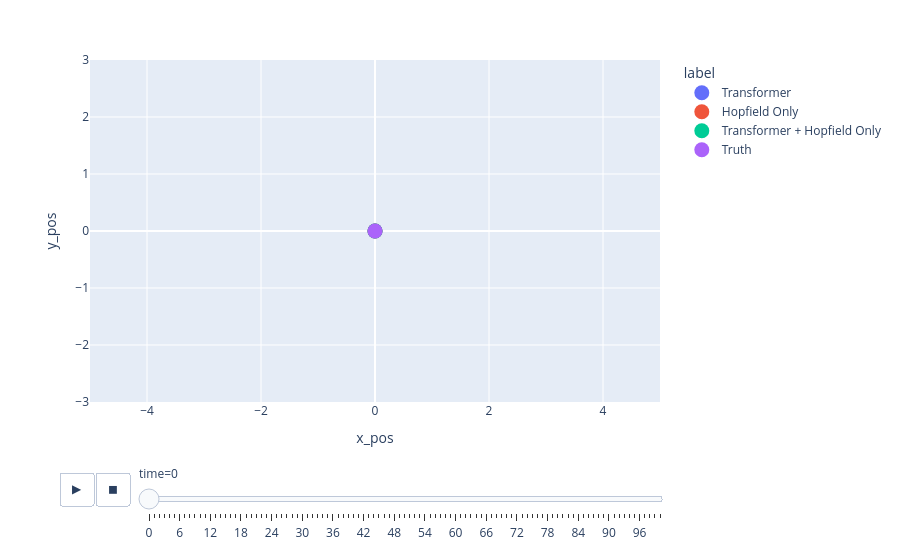

The notebook cell this image was saved under:
### Code cell
out_pd = pd.DataFrame(out_tf)

fig = px.scatter(final_pd, x = "x_pos", y = "y_pos", animation_frame="time", color="label")
fig.update_traces(marker=dict(size=15))  
fig.update_xaxes(range=[-5, 5], constrain='domain')
fig.update_yaxes(range=[-3, 3], scaleanchor='x', scaleratio=1)

### Figure 1 — Plotly figure (JSON) as saved in the notebook; plotly's stock layout.template omitted (floating-point values rounded to 4 significant figures)
{"data": [{"hovertemplate": "label=Transformer<br>time=0<br>x_pos=%{x}<br>y_pos=%{y}<extra></extra>", "legendgroup": "Transformer", "marker": {"color": "#636efa", "size": 15, "symbol": "circle"}, "mode": "markers", "name": "Transformer", "orientation": "v", "showlegend": true, "type": "scatter", "x": [0.0], "xaxis": "x", "y": [0.0], "yaxis": "y"}, {"hovertemplate": "label=Hopfield Only<br>time=0<br>x_pos=%{x}<br>y_pos=%{y}<extra></extra>", "legendgroup": "Hopfield Only", "marker": {"color": "#EF553B", "size": 15, "symbol": "circle"}, "mode": "markers", "name": "Hopfield Only", "orientation": "v", "showlegend": true, "type": "scatter", "x": [0.0], "xaxis": "x", "y": [0.0], "yaxis": "y"}, {"hovertemplate": "label=Transformer + Hopfield Only<br>time=0<br>x_pos=%{x}<br>y_pos=%{y}<extra></extra>", "legendgroup": "Transformer + Hopfield Only", "marker": {"color": "#00cc96", "size": 15, "symbol": "circle"}, "mode": "markers", "name": "Transformer + Hopfield Only", "orientation": "v", "showlegend": true, "type": "scatter", "x": [0.0], "xaxis": "x", "y": [0.0], "yaxis": "y"}, {"hovertemplate": "label=Truth<br>time=0<br>x_pos=%{x}<br>y_pos=%{y}<extra></extra>", "legendgroup": "Truth", "marker": {"color": "#ab63fa", "size": 15, "symbol": "circle"}, "mode": "markers", "name": "Truth", "orientation": "v", "showlegend": true, "type": "scatter", "x": [0.0], "xaxis": "x", "y": [0.0], "yaxis": "y"}], "layout": {"legend": {"title": {"text": "label"}, "tracegroupgap": 0}, "margin": {"t": 60}, "sliders": [{"active": 0, "currentvalue": {"prefix": "time="}, "len": 0.9, "pad": {"b": 10, "t": 60}, "steps": [{"args": [["0"], {"frame": {"duration": 0, "redraw": false}, "fromcurrent": true, "mode": "immediate", "transition": {"duration": 0, "easing": "linear"}}], "label": "0", "method": "animate"}, {"args": [["1"], {"frame": {"duration": 0, "redraw": false}, "fromcurrent": true, "mode": "immediate", "transition": {"duration": 0, "easing": "linear"}}], "label": "1", "method": "animate"}, {"args": [["2"], {"frame": {"duration": 0, "redraw": false}, "fromcurrent": true, "mode": "immediate", "transition": {"duration": 0, "easing": "linear"}}], "label": "2", "method": "animate"}, {"args": [["3"], {"frame": {"duration": 0, "redraw": false}, "fromcurrent": true, "mode": "immediate", "transition": {"duration": 0, "easing": "linear"}}], "label": "3", "method": "animate"}, {"args": [["4"], {"frame": {"duration": 0, "redraw": false}, "fromcurrent": true, "mode": "immediate", "transition": {"duration": 0, "easing": "linear"}}], "label": "4", "method": "animate"}, {"args": [["5"], {"frame": {"duration": 0, "redraw": false}, "fromcurrent": true, "mode": "immediate", "transition": {"duration": 0, "easing": "linear"}}], "label": "5", "method": "animate"}, {"args": [["6"], {"frame": {"duration": 0, "redraw": false}, "fromcurrent": true, "mode": "immediate", "transition": {"duration": 0, "easing": "linear"}}], "label": "6", "method": "animate"}, {"args": [["7"], {"frame": {"duration": 0, "redraw": false}, "fromcurrent": true, "mode": "immediate", "transition": {"duration": 0, "easing": "linear"}}], "label": "7", "method": "animate"}, {"args": [["8"], {"frame": {"duration": 0, "redraw": false}, "fromcurrent": true, "mode": "immediate", "transition": {"duration": 0, "easing": "linear"}}], "label": "8", "method": "animate"}, {"args": [["9"], {"frame": {"duration": 0, "redraw": false}, "fromcurrent": true, "mode": "immediate", "transition": {"duration": 0, "easing": "linear"}}], "label": "9", "method": "animate"}, {"args": [["10"], {"frame": {"duration": 0, "redraw": false}, "fromcurrent": true, "mode": "immediate", "transition": {"duration": 0, "easing": "linear"}}], "label": "10", "method": "animate"}, {"args": [["11"], {"frame": {"duration": 0, "redraw": false}, "fromcurrent": true, "mode": "immediate", "transition": {"duration": 0, "easing": "linear"}}], "label": "11", "method": "animate"}, {"args": [["12"], {"frame": {"duration": 0, "redraw": false}, "fromcurrent": true, "mode": "immediate", "transition": {"duration": 0, "easing": "linear"}}], "label": "12", "method": "animate"}, {"args": [["13"], {"frame": {"duration": 0, "redraw": false}, "fromcurrent": true, "mode": "immediate", "transition": {"duration": 0, "easing": "linear"}}], "label": "13", "method": "animate"}, {"args": [["14"], {"frame": {"duration": 0, "redraw": false}, "fromcurrent": true, "mode": "immediate", "transition": {"duration": 0, "easing": "linear"}}], "label": "14", "method": "animate"}, {"args": [["15"], {"frame": {"duration": 0, "redraw": false}, "fromcurrent": true, "mode": "immediate", "transition": {"duration": 0, "easing": "linear"}}], "label": "15", "method": "animate"}, {"args": [["16"], {"frame": {"duration": 0, "redraw": false}, "fromcurrent": true, "mode": "immediate", "transition": {"duration": 0, "easing": "linear"}}], "label": "16", "method": "animate"}, {"args": [["17"], {"frame": {"duration": 0, "redraw": false}, "fromcurrent": true, "mode": "immediate", "transition": {"duration": 0, "easing": "linear"}}], "label": "17", "method": "animate"}, {"args": [["18"], {"frame": {"duration": 0, "redraw": false}, "fromcurrent": true, "mode": "immediate", "transition": {"duration": 0, "easing": "linear"}}], "label": "18", "method": "animate"}, {"args": [["19"], {"frame": {"duration": 0, "redraw": false}, "fromcurrent": true, "mode": "immediate", "transition": {"duration": 0, "easing": "linear"}}], "label": "19", "method": "animate"}, {"args": [["20"], {"frame": {"duration": 0, "redraw": false}, "fromcurrent": true, "mode": "immediate", "transition": {"duration": 0, "easing": "linear"}}], "label": "20", "method": "animate"}, {"args": [["21"], {"frame": {"duration": 0, "redraw": false}, "fromcurrent": true, "mode": "immediate", "transition": {"duration": 0, "easing": "linear"}}], "label": "21", "method": "animate"}, {"args": [["22"], {"frame": {"duration": 0, "redraw": false}, "fromcurrent": true, "mode": "immediate", "transition": {"duration": 0, "easing": "linear"}}], "label": "22", "method": "animate"}, {"args": [["23"], {"frame": {"duration": 0, "redraw": false}, "fromcurrent": true, "mode": "immediate", "transition": {"duration": 0, "easing": "linear"}}], "label": "23", "method": "animate"}, {"args": [["24"], {"frame": {"duration": 0, "redraw": false}, "fromcurrent": true, "mode": "immediate", "transition": {"duration": 0, "easing": "linear"}}], "label": "24", "method": "animate"}, {"args": [["25"], {"frame": {"duration": 0, "redraw": false}, "fromcurrent": true, "mode": "immediate", "transition": {"duration": 0, "easing": "linear"}}], "label": "25", "method": "animate"}, {"args": [["26"], {"frame": {"duration": 0, "redraw": false}, "fromcurrent": true, "mode": "immediate", "transition": {"duration": 0, "easing": "linear"}}], "label": "26", "method": "animate"}, {"args": [["27"], {"frame": {"duration": 0, "redraw": false}, "fromcurrent": true, "mode": "immediate", "transition": {"duration": 0, "easing": "linear"}}], "label": "27", "method": "animate"}, {"args": [["28"], {"frame": {"duration": 0, "redraw": false}, "fromcurrent": true, "mode": "immediate", "transition": {"duration": 0, "easing": "linear"}}], "label": "28", "method": "animate"}, {"args": [["29"], {"frame": {"duration": 0, "redraw": false}, "fromcurrent": true, "mode": "immediate", "transition": {"duration": 0, "easing": "linear"}}], "label": "29", "method": "animate"}, {"args": [["30"], {"frame": {"duration": 0, "redraw": false}, "fromcurrent": true, "mode": "immediate", "transition": {"duration": 0, "easing": "linear"}}], "label": "30", "method": "animate"}, {"args": [["31"], {"frame": {"duration": 0, "redraw": false}, "fromcurrent": true, "mode": "immediate", "transition": {"duration": 0, "easing": "linear"}}], "label": "31", "method": "animate"}, {"args": [["32"], {"frame": {"duration": 0, "redraw": false}, "fromcurrent": true, "mode": "immediate", "transition": {"duration": 0, "easing": "linear"}}], "label": "32", "method": "animate"}, {"args": [["33"], {"frame": {"duration": 0, "redraw": false}, "fromcurrent": true, "mode": "immediate", "transition": {"duration": 0, "easing": "linear"}}], "label": "33", "method": "animate"}, {"args": [["34"], {"frame": {"duration": 0, "redraw": false}, "fromcurrent": true, "mode": "immediate", "transition": {"duration": 0, "easing": "linear"}}], "label": "34", "method": "animate"}, {"args": [["35"], {"frame": {"duration": 0, "redraw": false}, "fromcurrent": true, "mode": "immediate", "transition": {"duration": 0, "easing": "linear"}}], "label": "35", "method": "animate"}, {"args": [["36"], {"frame": {"duration": 0, "redraw": false}, "fromcurrent": true, "mode": "immediate", "transition": {"duration": 0, "easing": "linear"}}], "label": "36", "method": "animate"}, {"args": [["37"], {"frame": {"duration": 0, "redraw": false}, "fromcurrent": true, "mode": "immediate", "transition": {"duration": 0, "easing": "linear"}}], "label": "37", "method": "animate"}, {"args": [["38"], {"frame": {"duration": 0, "redraw": false}, "fromcurrent": true, "mode": "immediate", "transition": {"duration": 0, "easing": "linear"}}], "label": "38", "method": "animate"}, {"args": [["39"], {"frame": {"duration": 0, "redraw": false}, "fromcurrent": true, "mode": "immediate", "transition": {"duration": 0, "easing": "linear"}}], "label": "39", "method": "animate"}, {"args": [["40"], {"frame": {"duration": 0, "redraw": false}, "fromcurrent": true, "mode": "immediate", "transition": {"duration": 0, "easing": "linear"}}], "label": "40", "method": "animate"}, {"args": [["41"], {"frame": {"duration": 0, "redraw": false}, "fromcurrent": true, "mode": "immediate", "transition": {"duration": 0, "easing": "linear"}}], "label": "41", "method": "animate"}, {"args": [["42"], {"frame": {"duration": 0, "redraw": false}, "fromcurrent": true, "mode": "immediate", "transition": {"duration": 0, "easing": "linear"}}], "label": "42", "method": "animate"}, {"args": [["43"], {"frame": {"duration": 0, "redraw": false}, "fromcurrent": true, "mode": "immediate", "transition": {"duration": 0, "easing": "linear"}}], "label": "43", "method": "animate"}, {"args": [["44"], {"frame": {"duration": 0, "redraw": false}, "fromcurrent": true, "mode": "immediate", "transition": {"duration": 0, "easing": "linear"}}], "label": "44", "method": "animate"}, {"args": [["45"], {"frame": {"duration": 0, "redraw": false}, "fromcurrent": true, "mode": "immediate", "transition": {"duration": 0, "easing": "linear"}}], "label": "45", "method": "animate"}, {"args": [["46"], {"frame": {"duration": 0, "redraw": false}, "fromcurrent": true, "mode": "immediate", "transition": {"duration": 0, "easing": "linear"}}], "label": "46", "method": "animate"}, {"args": [["47"], {"frame": {"duration": 0, "redraw": false}, "fromcurrent": true, "mode": "immediate", "transition": {"duration": 0, "easing": "linear"}}], "label": "47", "method": "animate"}, {"args": [["48"], {"frame": {"duration": 0, "redraw": false}, "fromcurrent": true, "mode": "immediate", "transition": {"duration": 0, "easing": "linear"}}], "label": "48", "method": "animate"}, {"args": [["49"], {"frame": {"duration": 0, "redraw": false}, "fromcurrent": true, "mode": "immediate", "transition": {"duration": 0, "easing": "linear"}}], "label": "49", "method": "animate"}, {"args": [["50"], {"frame": {"duration": 0, "redraw": false}, "fromcurrent": true, "mode": "immediate", "transition": {"duration": 0, "easing": "linear"}}], "label": "50", "method": "animate"}, {"args": [["51"], {"frame": {"duration": 0, "redraw": false}, "fromcurrent": true, "mode": "immediate", "transition": {"duration": 0, "easing": "linear"}}], "label": "51", "method": "animate"}, {"args": [["52"], {"frame": {"duration": 0, "redraw": false}, "fromcurrent": true, "mode": "immediate", "transition": {"duration": 0, "easing": "linear"}}], "label": "52", "method": "animate"}, {"args": [["53"], {"frame": {"duration": 0, "redraw": false}, "fromcurrent": true, "mode": "immediate", "transition": {"duration": 0, "easing": "linear"}}], "label": "53", "method": "animate"}, {"args": [["54"], {"frame": {"duration": 0, "redraw": false}, "fromcurrent": true, "mode": "immediate", "transition": {"duration": 0, "easing": "linear"}}], "label": "54", "method": "animate"}, {"args": [["55"], {"frame": {"duration": 0, "redraw": false}, "fromcurrent": true, "mode": "immediate", "transition": {"duration": 0, "easing": "linear"}}], "label": "55", "method": "animate"}, {"args": [["56"], {"frame": {"duration": 0, "redraw": false}, "fromcurrent": true, "mode": "immediate", "transition": {"duration": 0, "easing": "linear"}}], "label": "56", "method": "animate"}, {"args": [["57"], {"frame": {"duration": 0, "redraw": false}, "fromcurrent": true, "mode": "immediate", "transition": {"duration": 0, "easing": "linear"}}], "label": "57", "method": "animate"}, {"args": [["58"], {"frame": {"duration": 0, "redraw": false}, "fromcurrent": true, "mode": "immediate", "transition": {"duration": 0, "easing": "linear"}}], "label": "58", "method": "animate"}, {"args": [["59"], {"frame": {"duration": 0, "redraw": false}, "fromcurrent": true, "mode": "immediate", "transition": {"duration": 0, "easing": "linear"}}], "label": "59", "method": "animate"}, {"args": [["60"], {"frame": {"duration": 0, "redraw": false}, "fromcurrent": true, "mode": "immediate", "transition": {"duration": 0, "easing": "linear"}}], "label": "60", "method": "animate"}, {"args": [["61"], {"frame": {"duration": 0, "redraw": false}, "fromcurrent": true, "mode": "immediate", "transition": {"duration": 0, "easing": "linear"}}], "label": "61", "method": "animate"}, {"args": [["62"], {"frame": {"duration": 0, "redraw": false}, "fromcurrent": true, "mode": "immediate", "transition": {"duration": 0, "easing": "linear"}}], "label": "62", "method": "animate"}, {"args": [["63"], {"frame": {"duration": 0, "redraw": false}, "fromcurrent": true, "mode": "immediate", "transition": {"duration": 0, "easing": "linear"}}], "label": "63", "method": "animate"}, {"args": [["64"], {"frame": {"duration": 0, "redraw": false}, "fromcurrent": true, "mode": "immediate", "transition": {"duration": 0, "easing": "linear"}}], "label": "64", "method": "animate"}, {"args": [["65"], {"frame": {"duration": 0, "redraw": false}, "fromcurrent": true, "mode": "immediate", "transition": {"duration": 0, "easing": "linear"}}], "label": "65", "method": "animate"}, {"args": [["66"], {"frame": {"duration": 0, "redraw": false}, "fromcurrent": true, "mode": "immediate", "transition": {"duration": 0, "easing": "linear"}}], "label": "66", "method": "animate"}, {"args": [["67"], {"frame": {"duration": 0, "redraw": false}, "fromcurrent": true, "mode": "immediate", "transition": {"duration": 0, "easing": "linear"}}], "label": "67", "method": "animate"}, {"args": [["68"], {"frame": {"duration": 0, "redraw": false}, "fromcurrent": true, "mode": "immediate", "transition": {"duration": 0, "easing": "linear"}}], "label": "68", "method": "animate"}, {"args": [["69"], {"frame": {"duration": 0, "redraw": false}, "fromcurrent": true, "mode": "immediate", "transition": {"duration": 0, "easing": "linear"}}], "label": "69", "method": "animate"}, {"args": [["70"], {"frame": {"duration": 0, "redraw": false}, "fromcurrent": true, "mode": "immediate", "transition": {"duration": 0, "easing": "linear"}}], "label": "70", "method": "animate"}, {"args": [["71"], {"frame": {"duration": 0, "redraw": false}, "fromcurrent": true, "mode": "immediate", "transition": {"duration": 0, "easing": "linear"}}], "label": "71", "method": "animate"}, {"args": [["72"], {"frame": {"duration": 0, "redraw": false}, "fromcurrent": true, "mode": "immediate", "transition": {"duration": 0, "easing": "linear"}}], "label": "72", "method": "animate"}, {"args": [["73"], {"frame": {"duration": 0, "redraw": false}, "fromcurrent": true, "mode": "immediate", "transition": {"duration": 0, "easing": "linear"}}], "label": "73", "method": "animate"}, {"args": [["74"], {"frame": {"duration": 0, "redraw": false}, "fromcurrent": true, "mode": "immediate", "transition": {"duration": 0, "easing": "linear"}}], "label": "74", "method": "animate"}, {"args": [["75"], {"frame": {"duration": 0, "redraw": false}, "fromcurrent": true, "mode": "immediate", "transition": {"duration": 0, "easing": "linear"}}], "label": "75", "method": "animate"}, {"args": [["76"], {"frame": {"duration": 0, "redraw": false}, "fromcurrent": true, "mode": "immediate", "transition": {"duration": 0, "easing": "linear"}}], "label": "76", "method": "animate"}, {"args": [["77"], {"frame": {"duration": 0, "redraw": false}, "fromcurrent": true, "mode": "immediate", "transition": {"duration": 0, "easing": "linear"}}], "label": "77", "method": "animate"}, {"args": [["78"], {"frame": {"duration": 0, "redraw": false}, "fromcurrent": true, "mode": "immediate", "transition": {"duration": 0, "easing": "linear"}}], "label": "78", "method": "animate"}, {"args": [["79"], {"frame": {"duration": 0, "redraw": false}, "fromcurrent": true, "mode": "immediate", "transition": {"duration": 0, "easing": "linear"}}], "label": "79", "method": "animate"}, {"args": [["80"], {"frame": {"duration": 0, "redraw": false}, "fromcurrent": true, "mode": "immediate", "transition": {"duration": 0, "easing": "linear"}}], "label": "80", "method": "animate"}, {"args": [["81"], {"frame": {"duration": 0, "redraw": false}, "fromcurrent": true, "mode": "immediate", "transition": {"duration": 0, "easing": "linear"}}], "label": "81", "method": "animate"}, {"args": [["82"], {"frame": {"duration": 0, "redraw": false}, "fromcurrent": true, "mode": "immediate", "transition": {"duration": 0, "easing": "linear"}}], "label": "82", "method": "animate"}, {"args": [["83"], {"frame": {"duration": 0, "redraw": false}, "fromcurrent": true, "mode": "immediate", "transition": {"duration": 0, "easing": "linear"}}], "label": "83", "method": "animate"}, {"args": [["84"], {"frame": {"duration": 0, "redraw": false}, "fromcurrent": true, "mode": "immediate", "transition": {"duration": 0, "easing": "linear"}}], "label": "84", "method": "animate"}, {"args": [["85"], {"frame": {"duration": 0, "redraw": false}, "fromcurrent": true, "mode": "immediate", "transition": {"duration": 0, "easing": "linear"}}], "label": "85", "method": "animate"}, {"args": [["86"], {"frame": {"duration": 0, "redraw": false}, "fromcurrent": true, "mode": "immediate", "transition": {"duration": 0, "easing": "linear"}}], "label": "86", "method": "animate"}, {"args": [["87"], {"frame": {"duration": 0, "redraw": false}, "fromcurrent": true, "mode": "immediate", "transition": {"duration": 0, "easing": "linear"}}], "label": "87", "method": "animate"}, {"args": [["88"], {"frame": {"duration": 0, "redraw": false}, "fromcurrent": true, "mode": "immediate", "transition": {"duration": 0, "easing": "linear"}}], "label": "88", "method": "animate"}, {"args": [["89"], {"frame": {"duration": 0, "redraw": false}, "fromcurrent": true, "mode": "immediate", "transition": {"duration": 0, "easing": "linear"}}], "label": "89", "method": "animate"}, {"args": [["90"], {"frame": {"duration": 0, "redraw": false}, "fromcurrent": true, "mode": "immediate", "transition": {"duration": 0, "easing": "linear"}}], "label": "90", "method": "animate"}, {"args": [["91"], {"frame": {"duration": 0, "redraw": false}, "fromcurrent": true, "mode": "immediate", "transition": {"duration": 0, "easing": "linear"}}], "label": "91", "method": "animate"}, {"args": [["92"], {"frame": {"duration": 0, "redraw": false}, "fromcurrent": true, "mode": "immediate", "transition": {"duration": 0, "easing": "linear"}}], "label": "92", "method": "animate"}, {"args": [["93"], {"frame": {"duration": 0, "redraw": false}, "fromcurrent": true, "mode": "immediate", "transition": {"duration": 0, "easing": "linear"}}], "label": "93", "method": "animate"}, {"args": [["94"], {"frame": {"duration": 0, "redraw": false}, "fromcurrent": true, "mode": "immediate", "transition": {"duration": 0, "easing": "linear"}}], "label": "94", "method": "animate"}, {"args": [["95"], {"frame": {"duration": 0, "redraw": false}, "fromcurrent": true, "mode": "immediate", "transition": {"duration": 0, "easing": "linear"}}], "label": "95", "method": "animate"}, {"args": [["96"], {"frame": {"duration": 0, "redraw": false}, "fromcurrent": true, "mode": "immediate", "transition": {"duration": 0, "easing": "linear"}}], "label": "96", "method": "animate"}, {"args": [["97"], {"frame": {"duration": 0, "redraw": false}, "fromcurrent": true, "mode": "immediate", "transition": {"duration": 0, "easing": "linear"}}], "label": "97", "method": "animate"}, {"args": [["98"], {"frame": {"duration": 0, "redraw": false}, "fromcurrent": true, "mode": "immediate", "transition": {"duration": 0, "easing": "linear"}}], "label": "98", "method": "animate"}, {"args": [["99"], {"frame": {"duration": 0, "redraw": false}, "fromcurrent": true, "mode": "immediate", "transition": {"duration": 0, "easing": "linear"}}], "label": "99", "method": "animate"}, {"args": [["100"], {"frame": {"duration": 0, "redraw": false}, "fromcurrent": true, "mode": "immediate", "transition": {"duration": 0, "easing": "linear"}}], "label": "100", "method": "animate"}], "x": 0.1, "xanchor": "left", "y": 0, "yanchor": "top"}], "updatemenus": [{"buttons": [{"args": [null, {"frame": {"duration": 500, "redraw": false}, "fromcurrent": true, "mode": "immediate", "transition": {"duration": 500, "easing": "linear"}}], "label": "&#9654;", "method": "animate"}, {"args": [[null], {"frame": {"duration": 0, "redraw": false}, "fromcurrent": true, "mode": "immediate", "transition": {"duration": 0, "easing": "linear"}}], "label": "&#9724;", "method": "animate"}], "direction": "left", "pad": {"r": 10, "t": 70}, "showactive": false, "type": "buttons", "x": 0.1, "xanchor": "right", "y": 0, "yanchor": "top"}], "xaxis": {"anchor": "y", "constrain": "domain", "domain": [0, 1], "range": [-5, 5], "title": {"text": "x_pos"}}, "yaxis": {"anchor": "x", "domain": [0, 1], "range": [-3, 3], "scaleanchor": "x", "scaleratio": 1, "title": {"text": "y_pos"}}}}
